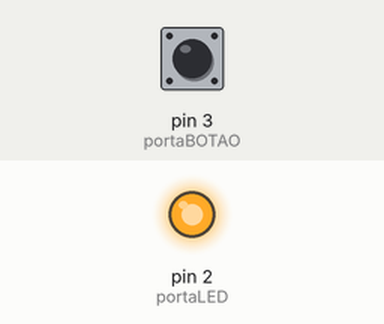
The sketch below on a simulated Arduino Uno, built with avr-gcc and run on an emulated ATmega328P. Parts: output pins drawn as LEDs (lit = HIGH). The test bench sets the inputs (shaded band); at power-on: pin 3 (portaBOTAO) HIGH.

Above: at 1.2 s.
1.3 s: pin 3 (portaBOTAO) pulled LOW for 0.15 s
At 2.2 s:
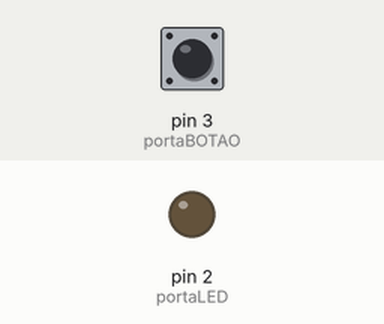
2.9 s: pin 3 (portaBOTAO) pulled LOW for 1 s
At 3.4 s:
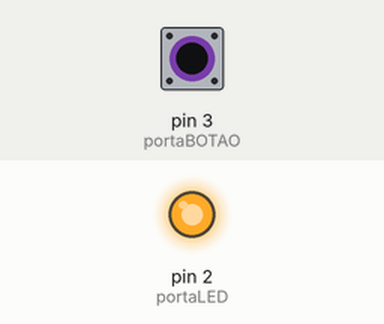
5.4 s: pin 3 (portaBOTAO) pulled LOW for 3.2 s
At 6.5 s:
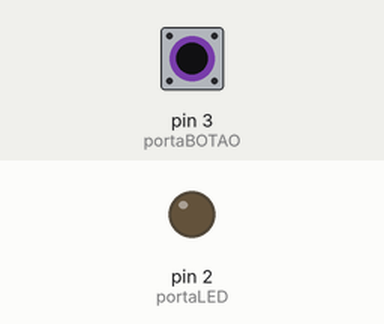
Timing chart, 0 to 8.4 s (numbered marks = the images above; inputs shaded):
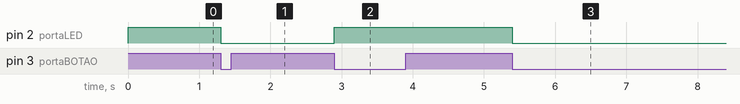

Measured:
- after the input at 1.3 s, pin 2 (portaLED): HIGH → LOW at once
- after the input at 2.9 s, pin 2 (portaLED): LOW → HIGH at once
- after the input at 5.4 s, pin 2 (portaLED): HIGH → LOW at once

The sketch:

acionar_LED_botao.ino
```cpp
/*
 * Exemplo de como acionar um LED usando um botão touch
 * Vídeo tutorial em: https://youtu.be/kcG1tpctHmU
 * Código em: https://github.com/alberiolima/ArduinoExemplos/tree/master/acionar_LED_botao
 *
 * Por Albério Lima
 * Sobral, CE, Brasil
 * http://www.youtube.com/alberiolima
 */

#define portaLED    2
#define portaBOTAO  3

boolean LedAtivo = false;
byte botaoAnterior = HIGH;

void setup() {
  pinMode( portaLED, OUTPUT );
  pinMode( portaBOTAO, INPUT_PULLUP );
}

void loop() {
  byte leituraBotalAtudal = digitalRead( portaBOTAO );
  if (( leituraBotalAtudal == LOW )&&( botaoAnterior == HIGH )) { //botão pressionado
    LedAtivo = !(LedAtivo);
  }
  botaoAnterior = leituraBotalAtudal;

  if (LedAtivo) {
    digitalWrite( portaLED, LOW );
  } else {
    digitalWrite( portaLED, HIGH );
  }
}
```
